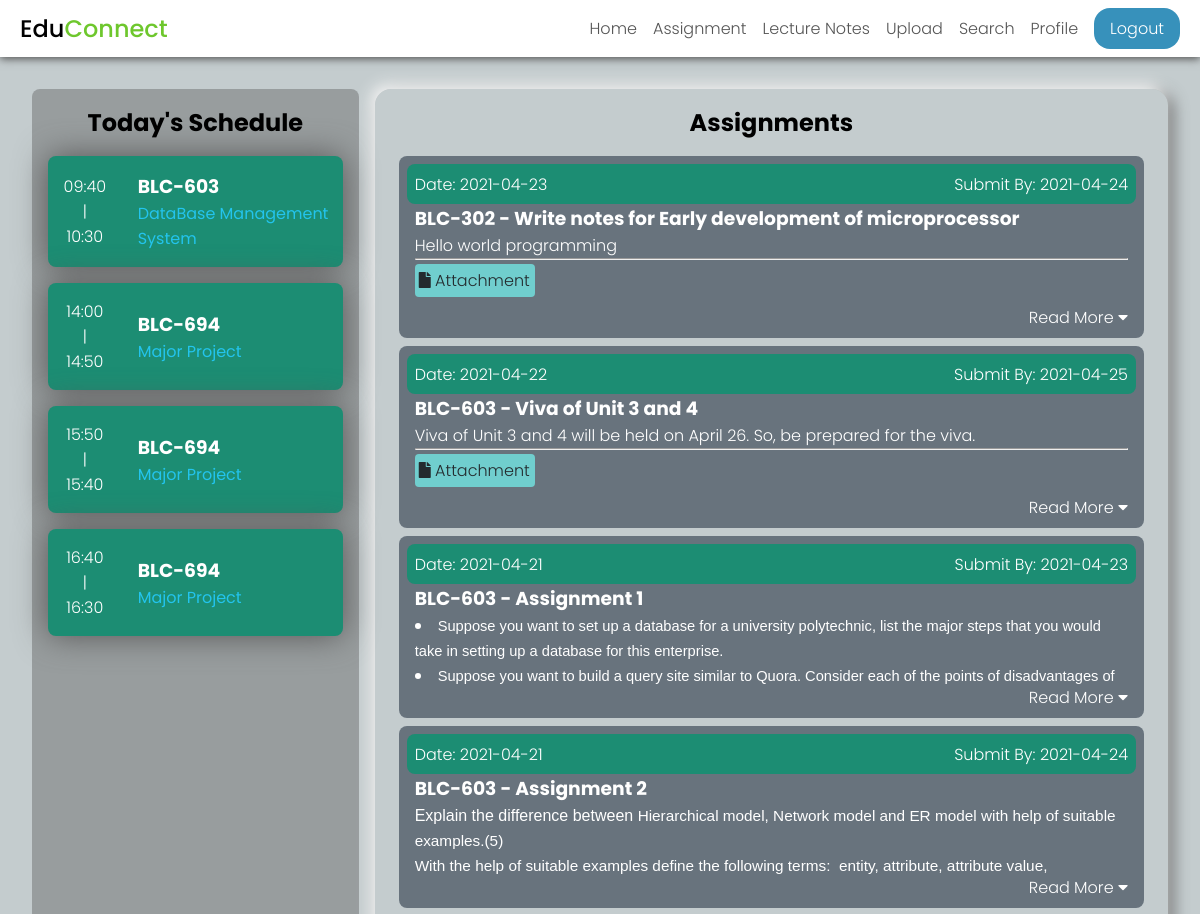
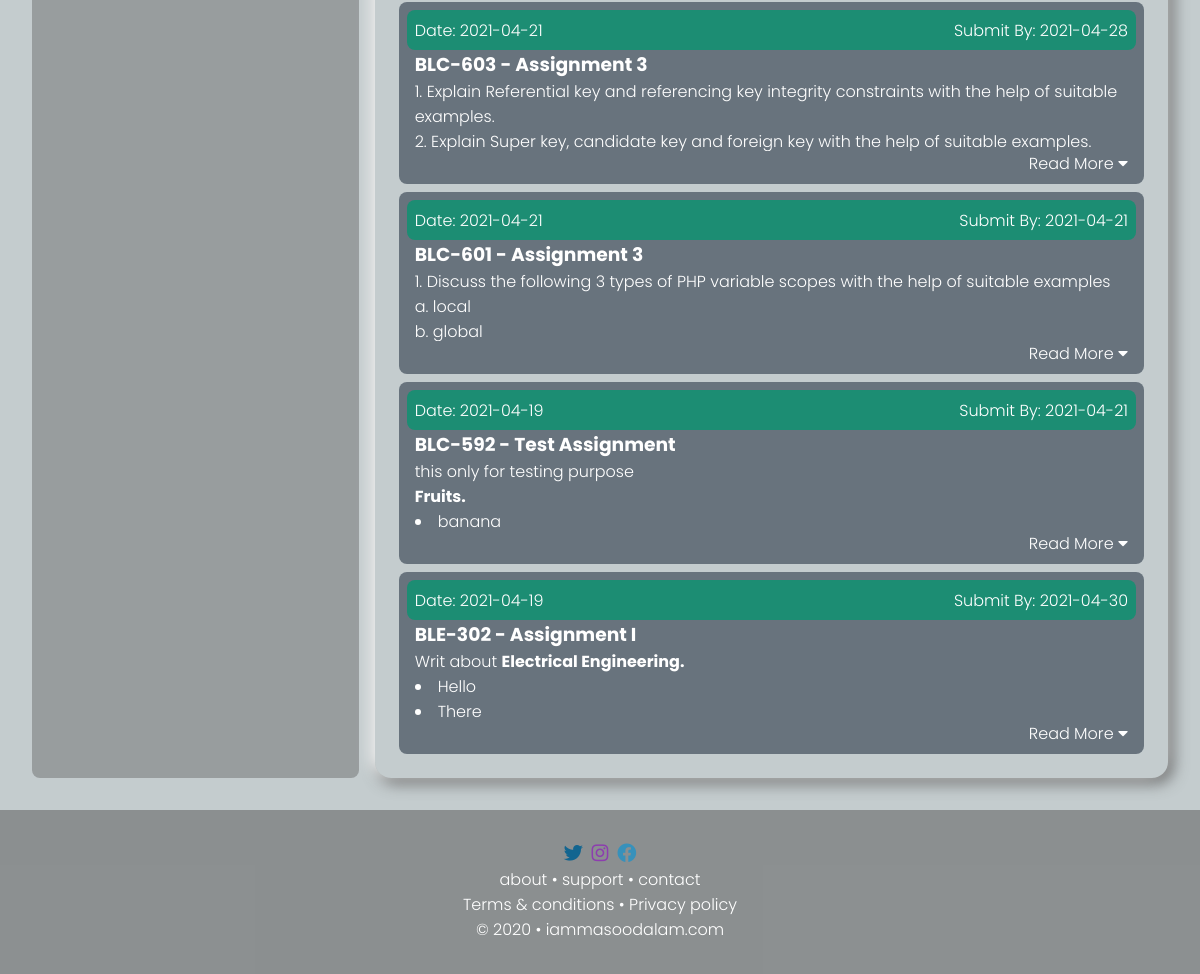
The page /assignment.php (signed in) on the database as committed earlier (2 pictures, top to bottom).
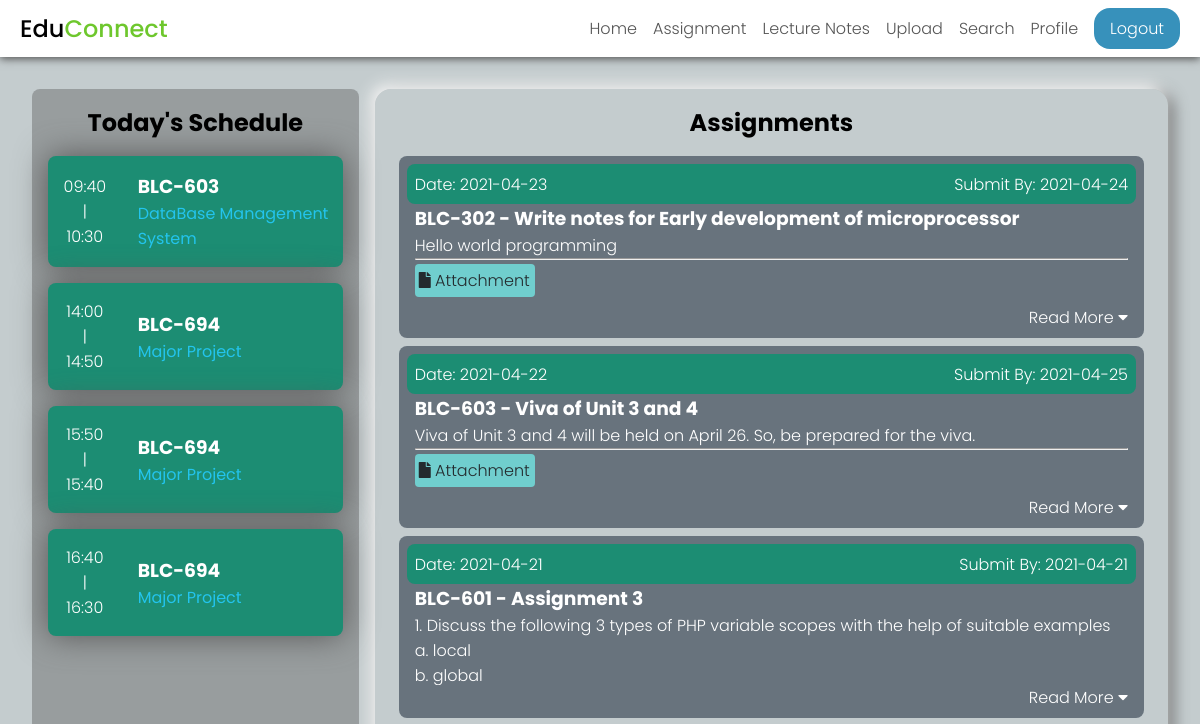
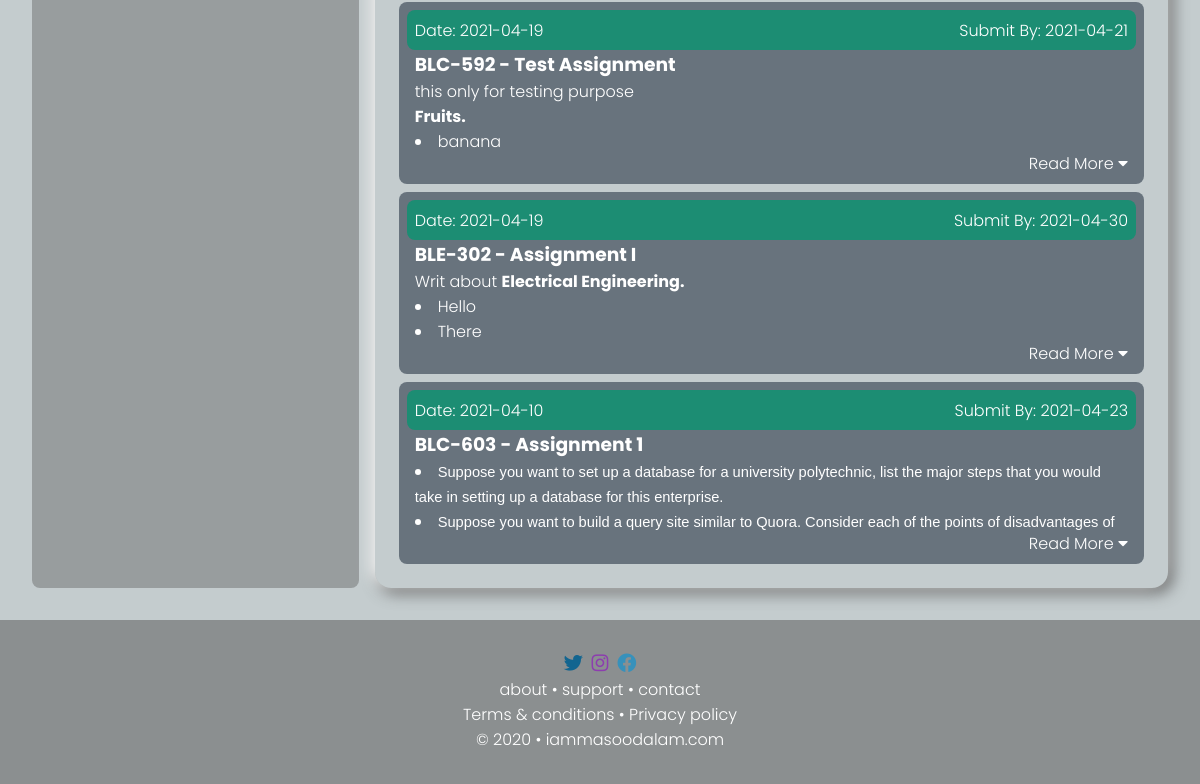
The same page on the database as committed later (2 pictures, top to bottom).
### tables this page shows
CREATE TABLE `course` (
  `coursecode` varchar(20) NOT NULL,
  `coursename` varchar(63) NOT NULL,
  `course_type` varchar(15) NOT NULL,
  `branchid` int(11) NOT NULL,
  `semester` int(11) NOT NULL,
  PRIMARY KEY (`coursecode`),
  KEY `branchid` (`branchid`),
  KEY `semester` (`semester`),
  CONSTRAINT `course_ibfk_1` FOREIGN KEY (`branchid`) REFERENCES `branch` (`branchId`),
  CONSTRAINT `course_ibfk_2` FOREIGN KEY (`semester`) REFERENCES `semester` (`semesterId`)
);

CREATE TABLE `schedulepro` (
  `professorId` varchar(20) NOT NULL,
  `evenOdd` tinyint(4) NOT NULL,
  `day` tinyint(4) NOT NULL,
  `1st` varchar(20) DEFAULT NULL,
  `2nd` varchar(20) DEFAULT NULL,
  `3rd` varchar(20) DEFAULT NULL,
  `4th` varchar(20) DEFAULT NULL,
  `5th` varchar(20) DEFAULT NULL,
  `6th` varchar(20) DEFAULT NULL,
  `7th` varchar(20) DEFAULT NULL,
  `8th` varchar(20) DEFAULT NULL,
  `9th` varchar(20) DEFAULT NULL,
  PRIMARY KEY (`professorId`,`evenOdd`,`day`),
  KEY `1st` (`1st`),
  KEY `2nd` (`2nd`),
  KEY `3rd` (`3rd`),
  KEY `4th` (`4th`),
  KEY `5th` (`5th`),
  KEY `6th` (`6th`),
  KEY `7th` (`7th`),
  KEY `8th` (`8th`),
  KEY `9th` (`9th`),
  CONSTRAINT `schedulepro_ibfk_1` FOREIGN KEY (`professorId`) REFERENCES `professor` (`professorId`) ON DELETE CASCADE ON UPDATE CASCADE,
  CONSTRAINT `schedulepro_ibfk_2` FOREIGN KEY (`2nd`) REFERENCES `course` (`coursecode`) ON DELETE SET NULL ON UPDATE CASCADE,
  CONSTRAINT `schedulepro_ibfk_3` FOREIGN KEY (`3rd`) REFERENCES `course` (`coursecode`) ON DELETE SET NULL ON UPDATE CASCADE,
  CONSTRAINT `schedulepro_ibfk_4` FOREIGN KEY (`4th`) REFERENCES `course` (`coursecode`) ON DELETE SET NULL ON UPDATE CASCADE,
  CONSTRAINT `schedulepro_ibfk_5` FOREIGN KEY (`5th`) REFERENCES `course` (`coursecode`) ON DELETE SET NULL ON UPDATE CASCADE,
  CONSTRAINT `schedulepro_ibfk_6` FOREIGN KEY (`6th`) REFERENCES `course` (`coursecode`) ON DELETE SET NULL ON UPDATE CASCADE,
  CONSTRAINT `schedulepro_ibfk_7` FOREIGN KEY (`7th`) REFERENCES `course` (`coursecode`) ON DELETE SET NULL ON UPDATE CASCADE,
  CONSTRAINT `schedulepro_ibfk_8` FOREIGN KEY (`8th`) REFERENCES `course` (`coursecode`) ON DELETE SET NULL ON UPDATE CASCADE,
  CONSTRAINT `schedulepro_ibfk_9` FOREIGN KEY (`9th`) REFERENCES `course` (`coursecode`) ON DELETE SET NULL ON UPDATE CASCADE
);

CREATE TABLE `assignment` (
  `assignmentId` int(20) NOT NULL AUTO_INCREMENT,
  `coursecode` varchar(20) NOT NULL,
  `title` tinytext NOT NULL,
  `data` text DEFAULT NULL,
  `provideddate` date NOT NULL,
  `submissiondate` date DEFAULT NULL,
  `providedBy` varchar(20) NOT NULL,
  `attachment` tinyint(1) DEFAULT NULL,
  PRIMARY KEY (`assignmentId`),
  KEY `coursecode` (`coursecode`),
  KEY `providedBy` (`providedBy`),
  CONSTRAINT `assignment_ibfk_1` FOREIGN KEY (`coursecode`) REFERENCES `course` (`coursecode`),
  CONSTRAINT `assignment_ibfk_2` FOREIGN KEY (`providedBy`) REFERENCES `professor` (`professorId`)
);

### assignment.php (the view, shortened to what the changed rows need)
<?php
require_once "./includes/header.inc.php";
require_once "./includes/connection.inc.php";
?>
<main id="home">
  <?php include "./includes/schedule-section.inc.php";
  if($_SESSION['userType'] == 'student'){
    ?>
    <div id="home-student">
      <div id="assignments">
        <h2>Assignments</h2>
        <?php
          $sqlAssignement = "SELECT * FROM assignment WHERE coursecode IN (SELECT coursecode FROM course WHERE branchId = ? AND semester = ? ) ORDER BY provideddate DESC";
          $stmtAssignment = $mysqli->prepare($sqlAssignement);
          $stmtAssignment->bind_param("ii", $_SESSION['branch'], $_SESSION['semester']);
          $stmtAssignment->execute();
          if($result = $stmtAssignment->get_result()){
            if($result->num_rows > 0){
              while($row = $result->fetch_assoc()){
                ?>
                <div class="card">
                  <div class="card-head">
                    <div class="provided">Date: <?= $row['provideddate']; ?></div>
                    <div class="submission">Submit By: <?= $row['submissiondate'] ?></div>
                  </div>
                  <h3><?=$row['coursecode'] . " - " . $row['title'] ?></h3>
                  <div class="card-data">
                    <?= $row['data'] ?>
                    <?php
                    if($row['attachment'] == 1){
                      $dir = "./asset/attachments/";
                      $list = scandir($dir);
                      $fileName = "/assignment" . $row['assignmentId'] . "/i";
                      foreach ($list as $value) {
                        if(preg_match($fileName, $value)){
                          $fileName = $value;
                          break;
                        }
                      }
                      ?>
                      <hr>
                      <a href="./asset/attachments/<?= $fileName ?>" id="attachment" target="_blank"> <i class="fas fa-file"></i>  Attachment</a>
                      <?php
                    }
                    ?>
                  </div>
                  <p class="read-more">Read More <i class="fas fa-caret-down"></i></p>
                </div>
                <?php
              }
            }
          }
        ?>
      </div>
    </div>
    <?php
  } else {
    ?>
    <div id="home-professor">
      <div id="assignments">
        <h2>Assignments</h2>
        <?php
          $sqlAssignement = "SELECT * FROM assignment WHERE providedBy = ? ORDER BY provideddate DESC";
          $stmtAssignment = $mysqli->prepare($sqlAssignement);
          $stmtAssignment->bind_param("s", $_SESSION['professorId']);
          $stmtAssignment->execute();
          if($result = $stmtAssignment->get_result()){
            if($result->num_rows > 0){
              while($row = $result->fetch_assoc()){
                ?>
                <div class="card">
                  <div class="card-head">
                    <div class="provided">Date: <?= $row['provideddate']; ?></div>
                    <div class="submission">Submit By: <?= $row['submissiondate'] ?></div>
                  </div>
                  <h3><?=$row['coursecode'] . " - " . $row['title'] ?></h3>
                  <div class="card-data">
                    <?= $row['data'] ?>
                    <?php
                    if($row['attachment'] == 1){
                      $fileName = "/assignment" . $row['assignmentId'] . "/i";
                      ?>
                      <hr>
                      <a href="./asset/attachments/<?= $fileName ?>" id="attachment" target="_blank"><i class="fas fa-file"></i>  Attachment</a>
                      <?php
                    }
                    ?>
                  </div>
                  <p class="read-more">Read More <i class="fas fa-caret-down"></i></p>
                </div>
                <?php
              }
            } else{
              ?>
              <div class="card">
                <h3>Not assingned any assignments</h3>
              </div>
              <?php
            }
          }
        ?>
      </div>
    </div>
    <?php
  }
  ?>
</main>
<?php include "./includes/footer.inc.php"; ?>

### includes/schedule-section.inc.php (shortened to what the changed rows need)
<div id="schedule-section">
    <h2 class="heading">Today's Schedule</h2>
    <div id="time-table">
      <?php
      $day = date('w');
      if($day > 0 && $day < 7){
        if($_SESSION['userType'] == "student"){
          $scheduleQuery = "SELECT * FROM `schedule` WHERE `branchId` = $_SESSION[branch] AND `semesterId` = $_SESSION[semester] AND `day` = $day";
          $scheduleResult = $mysqli->query($scheduleQuery);
          $schedule = $scheduleResult->fetch_assoc();
          foreach ($schedule as $key => $value) {
            if($value != null && !is_numeric($value)){
              ?><div class="period"><div class="time"><?php
              switch ($key) {
                case '1st':
                  echo "08:00<br>|<br>08:50";
                  break;
                case '2nd':
                  echo "08:50<br>|<br>09:40";
                  break;
                case '3rd':
                  echo "09:40<br>|<br>10:30";
                  break;
                case '4th':
                  echo "10:30<br>|<br>11:20";
                  break;
                case '5th':
                  echo "11:20<br>|<br>12:10";
                  break;
                case '6th':
                  echo "12:10<br>|<br>13:00";
                  break;
                case '7th':
                  echo "14:00<br>|<br>14:50";
                  break;
                case '8th':
                  echo "15:50<br>|<br>15:40";
                  break;
                case '9th':
                  echo "16:40<br>|<br>16:30";
                  break;
                default:
                  echo "Free";
                  break;
              }
              ?></div><div class="subject"><?php
              echo "<h3>" . $value . "</h3>";
              $subjectQuery = "SELECT coursename FROM `course` WHERE `coursecode` = ?";
              $subjectStmt = $mysqli->prepare($subjectQuery);
              $subjectStmt->bind_param("s", $value);
              $subjectStmt->execute();
              $subjectResult = $subjectStmt->get_result();
              $subject = $subjectResult->fetch_assoc();
              echo "<div class=\"subject-name\">" . $subject['coursename'] . "</div>";
              $professorQuery = "SELECT * FROM professorteaches LEFT JOIN professor ON professorteaches.professorId = professor.professorId WHERE professorteaches.coursecode = ?";
              $professorStmt = $mysqli->prepare($professorQuery);
              $professorStmt->bind_param("s", $value);
              $professorStmt->execute();
              $professorResult = $professorStmt->get_result();
              while($professorRow = $professorResult->fetch_assoc()){
                echo "<div class=\"professor-name\">Mr. " . $professorRow['name']. "</div>";
              }
              echo "</div></div>";
            }
          }
        } else if($_SESSION['userType'] == 'professor'){
          if(date("m") < 6) {
            $evenOdd = 0;
          } else {
            $evenOdd = 1;
          }
          $scheduleQuery = "SELECT * FROM `schedulepro` WHERE `professorId` = ? AND `evenOdd` = ? AND `day` = ?";
          $scheduleStmt = $mysqli->prepare($scheduleQuery);
          $scheduleStmt->bind_param("iii", $_SESSION['professorId'], $evenOdd, $day);
          $scheduleStmt->execute();
          $scheduleResult = $scheduleStmt->get_result();
          if($scheduleResult->num_rows > 0){
            $schedule = $scheduleResult->fetch_assoc();
            foreach ($schedule as $key => $value) {
              if($value != null && !is_numeric($value)){
                ?><div class="period"><div class="time"><?php
                switch ($key) {
                  case '3rd':
                    echo "09:40<br>|<br>10:30";
                    break;
                  case '7th':
                    echo "14:00<br>|<br>14:50";
                    break;
                  case '8th':
                    echo "15:50<br>|<br>15:40";
                    break;
                  case '9th':
                    echo "16:40<br>|<br>16:30";
                    break;
                }
                ?></div><div class="subject"><?php
                echo "<h3>" . $value . "</h3>";
                $subjectQuery = "SELECT coursename FROM `course` WHERE `coursecode` = ?";
                $subjectStmt = $mysqli->prepare($subjectQuery);
                $subjectStmt->bind_param("s", $value);
                $subjectStmt->execute();
                $subjectResult = $subjectStmt->get_result();
                $subject = $subjectResult->fetch_assoc();
                echo "<div class=\"subject-name\">" . $subject['coursename'] . "</div>";
                echo "</div></div>";
              }
            }
          }
          else {
            echo "<div class='holiday'> Not Scheduled </div>";
          }
        }
      }
      else{
        echo "<div class= 'holiday'>Holiday</div>";
      }
      ?>
    </div>
  </div>

Rows that differ between the two databases and show on the page:
removed assignment: provideddate "2021-04-21", submissiondate "2021-04-24", coursecode "BLC-603", title "Assignment 2", data "Explain the difference between Hierarchical model, Network model and ER model with help of suitable examples.(5) With the help of suitable examples define the following terms: entity, attribute, attribute value,…"
removed assignment: provideddate "2021-04-21", submissiondate "2021-04-28", coursecode "BLC-603", title "Assignment 3", data "Explain Referential key and referencing key integrity constraints with the help of suitable examples. Explain Super key, candidate key and foreign key with the help of suitable examples."
changed assignment "Assignment 1": provideddate "2021-04-21" → "2021-04-10"; moves down the list
